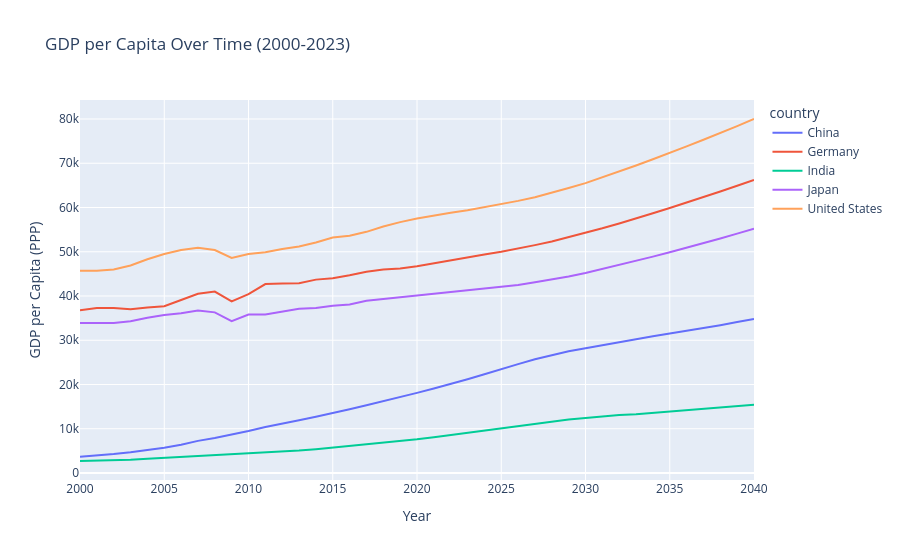

Notebook cell for this chart:
### Markdown cell above
## Exercise 4: Interactive Line Chart - Gapminder (Plotly)

### Code cell
# Load real Gapminder income data
income_data = pd.read_csv('income_per_person_gdppercapita_ppp_inflation_adjusted.csv')

# Reshape data for plotting (wide to long format)
income_melted = income_data.melt(id_vars=['country'], 
                                var_name='year', 
                                value_name='gdp_per_capita')
income_melted['year'] = income_melted['year'].astype(int)

# Filter for recent years and specific countries
recent_data = income_melted[income_melted['year'] >= 2000]
countries_of_interest = ['United States', 'China', 'Germany', 'Japan', 'India']
filtered_data = recent_data[recent_data['country'].isin(countries_of_interest)]

# Interactive line chart
fig = px.line(filtered_data, 
              x='year', 
              y='gdp_per_capita',
              color='country',
              title='GDP per Capita Over Time (2000-2023)',
              labels={'gdp_per_capita': 'GDP per Capita (PPP)', 'year': 'Year'})

fig.show()

### Figure 1 — Plotly figure (JSON) as saved in the notebook; plotly's stock layout.template omitted (floating-point values rounded to 4 significant figures)
{"data": [{"hovertemplate": "country=China<br>Year=%{x}<br>GDP per Capita (PPP)=%{y}<extra></extra>", "legendgroup": "China", "line": {"color": "#636efa", "dash": "solid"}, "marker": {"symbol": "circle"}, "mode": "lines", "name": "China", "orientation": "v", "showlegend": true, "type": "scatter", "x": [2000, 2001, 2002, 2003, 2004, 2005, 2006, 2007, 2008, 2009, 2010, 2011, 2012, 2013, 2014, 2015, 2016, 2017, 2018, 2019, 2020, 2021, 2022, 2023, 2024, 2025, 2026, 2027, 2028, 2029, 2030, 2031, 2032, 2033, 2034, 2035, 2036, 2037, 2038, 2039, 2040], "xaxis": "x", "y": [3690, 3970, 4300, 4710, 5150, 5700, 6390, 7260, 7930, 8630, 9500, 10400, 11100, 11900, 12700, 13500, 14400, 15300, 16200, 17100, 18100, 19100, 20100, 21200, 22300, 23500, 24600, 25700, 26600, 27500, 28200, 28900, 29600, 30200, 30900, 31500, 32100, 32800, 33400, 34100, 34800], "yaxis": "y"}, {"hovertemplate": "country=Germany<br>Year=%{x}<br>GDP per Capita (PPP)=%{y}<extra></extra>", "legendgroup": "Germany", "line": {"color": "#EF553B", "dash": "solid"}, "marker": {"symbol": "circle"}, "mode": "lines", "name": "Germany", "orientation": "v", "showlegend": true, "type": "scatter", "x": [2000, 2001, 2002, 2003, 2004, 2005, 2006, 2007, 2008, 2009, 2010, 2011, 2012, 2013, 2014, 2015, 2016, 2017, 2018, 2019, 2020, 2021, 2022, 2023, 2024, 2025, 2026, 2027, 2028, 2029, 2030, 2031, 2032, 2033, 2034, 2035, 2036, 2037, 2038, 2039, 2040], "xaxis": "x", "y": [36800, 37300, 37300, 37000, 37400, 37700, 39100, 40500, 41000, 38800, 40400, 42700, 42800, 42900, 43700, 44000, 44700, 45500, 46000, 46200, 46700, 47400, 48100, 48800, 49400, 50000, 50700, 51500, 52300, 53300, 54200, 55300, 56400, 57500, 58700, 59900, 61100, 62300, 63600, 64900, 66200], "yaxis": "y"}, {"hovertemplate": "country=India<br>Year=%{x}<br>GDP per Capita (PPP)=%{y}<extra></extra>", "legendgroup": "India", "line": {"color": "#00cc96", "dash": "solid"}, "marker": {"symbol": "circle"}, "mode": "lines", "name": "India", "orientation": "v", "showlegend": true, "type": "scatter", "x": [2000, 2001, 2002, 2003, 2004, 2005, 2006, 2007, 2008, 2009, 2010, 2011, 2012, 2013, 2014, 2015, 2016, 2017, 2018, 2019, 2020, 2021, 2022, 2023, 2024, 2025, 2026, 2027, 2028, 2029, 2030, 2031, 2032, 2033, 2034, 2035, 2036, 2037, 2038, 2039, 2040], "xaxis": "x", "y": [2710, 2790, 2850, 3020, 3210, 3410, 3630, 3850, 3910, 4160, 4450, 4630, 4820, 5070, 5380, 5740, 6150, 6520, 6900, 7230, 7630, 8100, 8590, 9100, 9650, 10200, 10700, 11200, 11700, 12100, 12400, 12800, 13100, 13300, 13600, 13900, 14200, 14500, 14800, 15100, 15400], "yaxis": "y"}, {"hovertemplate": "country=Japan<br>Year=%{x}<br>GDP per Capita (PPP)=%{y}<extra></extra>", "legendgroup": "Japan", "line": {"color": "#ab63fa", "dash": "solid"}, "marker": {"symbol": "circle"}, "mode": "lines", "name": "Japan", "orientation": "v", "showlegend": true, "type": "scatter", "x": [2000, 2001, 2002, 2003, 2004, 2005, 2006, 2007, 2008, 2009, 2010, 2011, 2012, 2013, 2014, 2015, 2016, 2017, 2018, 2019, 2020, 2021, 2022, 2023, 2024, 2025, 2026, 2027, 2028, 2029, 2030, 2031, 2032, 2033, 2034, 2035, 2036, 2037, 2038, 2039, 2040], "xaxis": "x", "y": [33900, 33900, 33900, 34300, 35100, 35700, 36100, 36700, 36300, 34300, 35800, 35800, 36400, 37100, 37300, 37800, 38100, 38900, 39300, 39700, 40100, 40400, 40800, 41200, 41600, 42000, 42500, 43100, 43700, 44400, 45200, 46100, 47000, 47900, 48900, 49900, 50900, 51900, 53000, 54100, 55200], "yaxis": "y"}, {"hovertemplate": "country=United States<br>Year=%{x}<br>GDP per Capita (PPP)=%{y}<extra></extra>", "legendgroup": "United States", "line": {"color": "#FFA15A", "dash": "solid"}, "marker": {"symbol": "circle"}, "mode": "lines", "name": "United States", "orientation": "v", "showlegend": true, "type": "scatter", "x": [2000, 2001, 2002, 2003, 2004, 2005, 2006, 2007, 2008, 2009, 2010, 2011, 2012, 2013, 2014, 2015, 2016, 2017, 2018, 2019, 2020, 2021, 2022, 2023, 2024, 2025, 2026, 2027, 2028, 2029, 2030, 2031, 2032, 2033, 2034, 2035, 2036, 2037, 2038, 2039, 2040], "xaxis": "x", "y": [45700, 45700, 46000, 46900, 48300, 49500, 50400, 50900, 50400, 48600, 49500, 49900, 50600, 51200, 52100, 53200, 53600, 54500, 55700, 56700, 57500, 58200, 58800, 59400, 60100, 60700, 61500, 62300, 63300, 64400, 65500, 66800, 68100, 69500, 70900, 72300, 73800, 75300, 76800, 78400, 80000], "yaxis": "y"}], "layout": {"legend": {"title": {"text": "country"}, "tracegroupgap": 0}, "title": {"text": "GDP per Capita Over Time (2000-2023)"}, "xaxis": {"anchor": "y", "domain": [0, 1], "title": {"text": "Year"}}, "yaxis": {"anchor": "x", "domain": [0, 1], "title": {"text": "GDP per Capita (PPP)"}}}}
